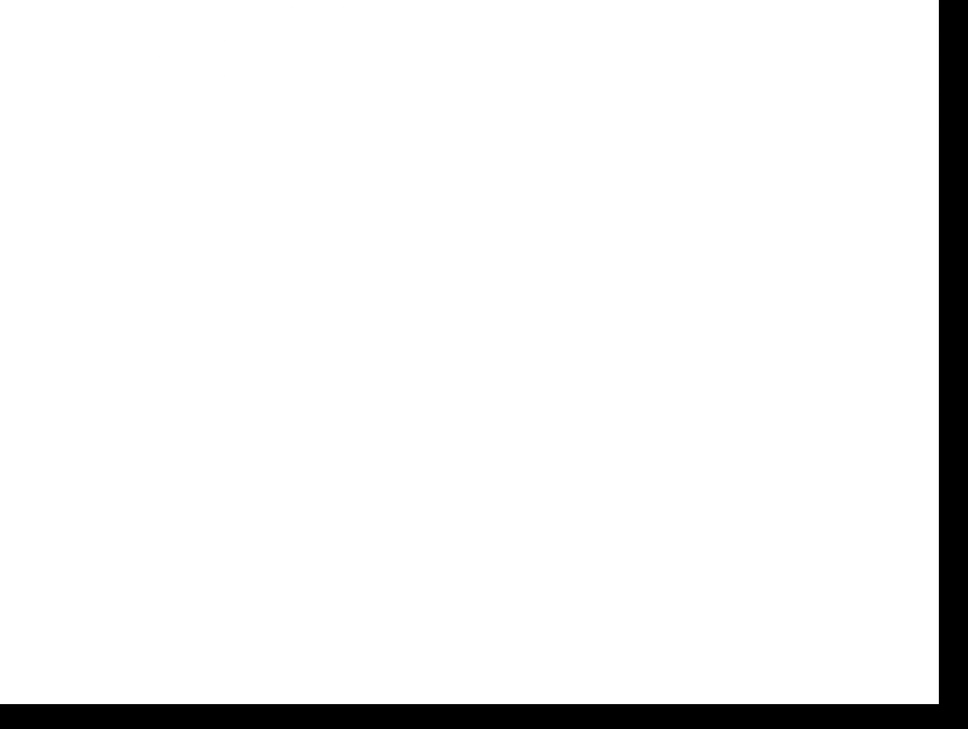
#> input picture opencv-练习/wq_text/mask-imgs/final_warp1_mask.jpg, 968 x 729 px, shrunk from 2060 x 1551 before the run, found by its file name
$ jupyter execute --allow-errors '图像拼接-mask融合-去掉黑边界.ipynb'
#> lines starting #> are read from the running program, lines starting #| are printed output that depends on the picture; after the words box and inside, x2 and y2 are one past the last pixel; in counts of white or black regions, pixels touching at a corner belong together
[cell 1]
import os, cv2
import numpy as np
import matplotlib.pyplot as plt
mask1_path = r"./mask-imgs/final_warp1_mask.jpg"
mask2_path = r"./mask-imgs/final_warp2_mask.jpg"


def plt_show(cv_im):
    img_rgb = cv2.cvtColor(cv_im, cv2.COLOR_BGR2RGB)
    # 使用 matplotlib 显示图像
    plt.imshow(img_rgb)
    plt.show()


mask1_im = cv2.imread(mask1_path)
#> mask1_im is the input picture: shape (729, 968, 3); min 0, max 255, mean 238.9
mask2_im = cv2.imread(mask2_path)
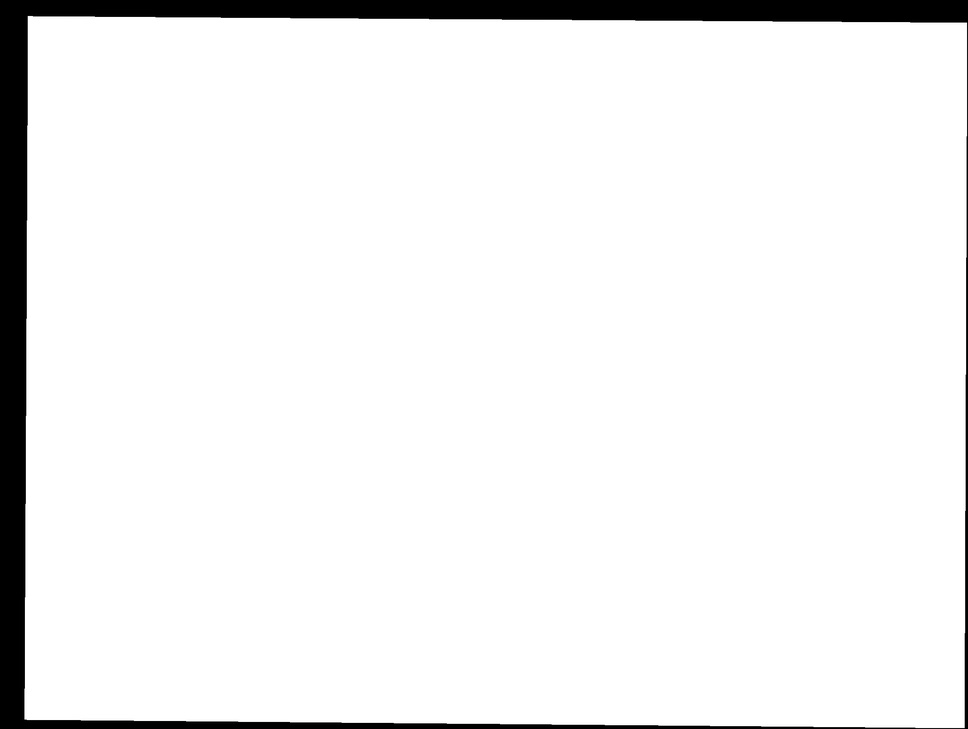
#> input picture opencv-练习/wq_text/mask-imgs/final_warp2_mask.jpg, 968 x 729 px, shrunk from 2060 x 1551 before the run, found by its file name
#> mask2_im is the input picture: shape (729, 968, 3); min 0, max 255, mean 239.2

[cell 2]
len(mask1_im.shape), mask1_im.ndim
#> Out = (3, 3)

[cell 3]
contours, _ = cv2.findContours(mask1_im[:,:,0], cv2.RETR_EXTERNAL, cv2.CHAIN_APPROX_SIMPLE)
#> contours = 11 contours, 9 with area under 20; largest, box (x1, y1, x2, y2) and area: (0, 0, 944, 707) 660364, (0, 706, 943, 711) 936
img_out = cv2.drawContours(mask1_im,contours,-1,(0,255,0),thickness=12)
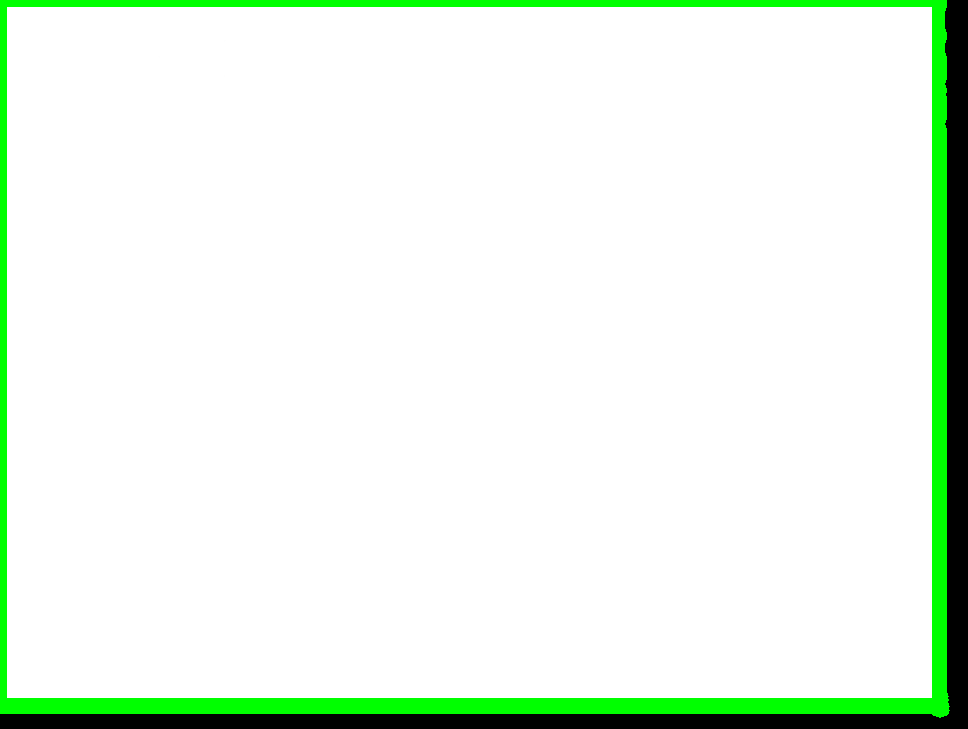
#> img_out: shape (729, 968, 3); mean B, G, R 231, 244.3, 231
plt_show(img_out)

[cell 4]
class COPPER:

    @staticmethod
    def get_contours(): # 暂时用不上
        contours, _ = cv2.findContours(mask2_im[:,:,0], cv2.RETR_EXTERNAL, cv2.CHAIN_APPROX_SIMPLE)
        img_out = cv2.drawContours(mask2_im,contours,-1,(0,255,0),thickness=12)
        plt_show(img_out)

    @staticmethod
    def order_points_clockwise(pts):
        rect = np.zeros((4, 2), dtype=np.uint16)
        s = pts.sum(axis=1)
        rect[0] = pts[np.argmin(s)]
        rect[2] = pts[np.argmax(s)]
        tmp = np.delete(pts, (np.argmin(s), np.argmax(s)), axis=0)
        diff = np.diff(np.array(tmp), axis=1)
        rect[1] = tmp[np.argmin(diff)]
        rect[3] = tmp[np.argmax(diff)]
        return rect

    @staticmethod
    def get_max_contours_coord(gray_im):
        if len(gray_im.shape)==3:
            contours, _ = cv2.findContours(gray_im[:,:,0], cv2.RETR_EXTERNAL, cv2.CHAIN_APPROX_SIMPLE)
#> contours = [[[7, 7], [7, 697], [931, 697], [931, 7]]]
        else:
            contours, _ = cv2.findContours(gray_im, cv2.RETR_EXTERNAL, cv2.CHAIN_APPROX_SIMPLE)
        contours, _ = cv2.findContours(gray_im[:,:,0], cv2.RETR_EXTERNAL, cv2.CHAIN_APPROX_SIMPLE)
        # 求出最大轮廓
        max_contour = max(contours, key=cv2.contourArea)
#> max_contour = [[7, 7], [7, 697], [931, 697], [931, 7]]
        # 计算最小内接矩形
        rect = cv2.minAreaRect(max_contour)
#> rect = ((469, 352), (690, 924), -90)
        # 获取最小外接矩形的四个顶点
        box = cv2.boxPoints(rect)
#> box = [[931, 697], [7, 697], [7, 7], [931, 7]]
        box = np.int0(box)
        # print(box)
        box = COPPER.order_points_clockwise(box)
#> in order_points_clockwise, `s = pts.sum(axis=1)`: s = [1628, 704, 14, 938]
#> in order_points_clockwise, `tmp = np.delete(pts, (np.argmin(s), np.argmax(s)), axis=0)`: tmp = [[7, 697], [931, 7]]
#> in order_points_clockwise, `diff = np.diff(np.array(tmp), axis=1)`: diff = [690, -924]
#> box = [[7, 7], [931, 7], [931, 697], [7, 697]]
        return box  # [左上，右上，右下，左下]

    @staticmethod
    def cut_im_by_iou(np_box1,np_box2):
        left = np.array([box1[[0,3]][0,:],box2[[0,3]][0,:]]).min()
        right = np.array([box1[[1,2]][0,:],box2[[1,2]][0,:]]).max()
        top = np.array([box1[[0,1]][:,1],box2[[0,1]][:,1]]).max()
        bottom = np.array([box1[[2,3]][:,1],box2[[2,3]][:,1]]).min()
        return left, right, top, bottom

    @staticmethod
    def do(mask1_im, mask2_im):
        box1 = COPPER.get_max_contours_coord(mask1_im)
#> box1 = [[7, 7], [931, 7], [931, 697], [7, 697]]
        box2 = COPPER.get_max_contours_coord(mask2_im)
#> in get_max_contours_coord (call 2), `contours, _ = cv2.findContours(gray_im[:,:,0], cv2.RETR_EXTERNAL, cv2...`: contours = 28 contours, 27 with area under 20; largest, box (x1, y1, x2, y2) and area: (21, 11, 968, 729) 667578
#> box2 = [[21, 10], [968, 12], [966, 728], [20, 726]]
        merge_mask = np.where(mask1_im+mask2_im==0, 0,255).astype(np.uint8)
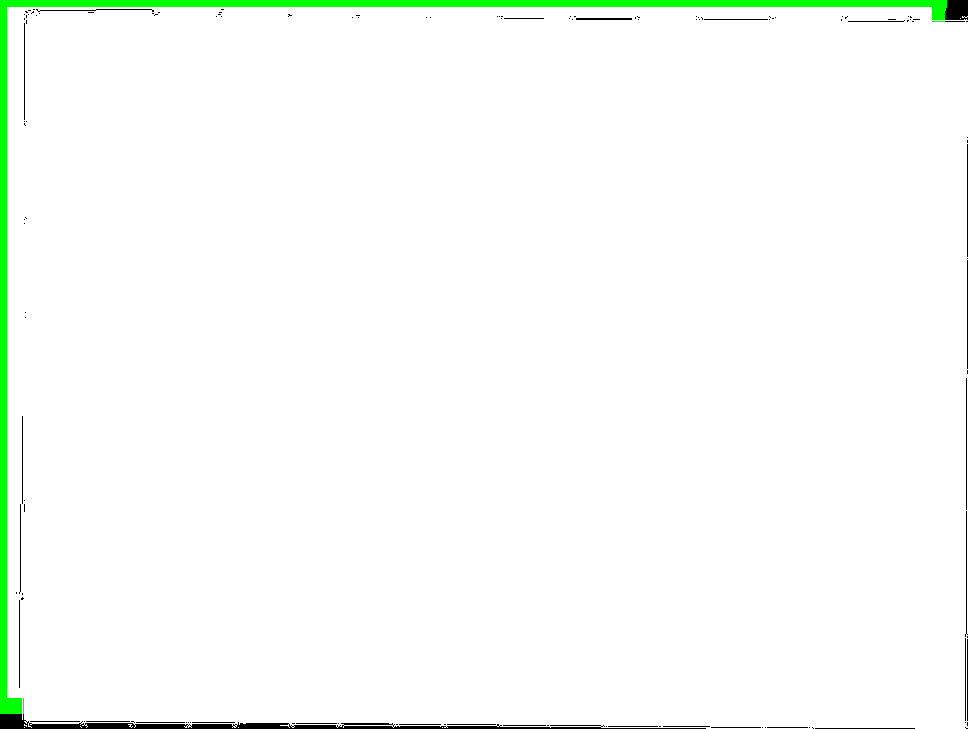
#> merge_mask: shape (729, 968, 3); mean B, G, R 248.7, 253, 248.7
        res = COPPER.cut_im_by_iou(box1, box2)
        cv2.rectangle(merge_mask, (res[0],res[2]), (res[1],res[3]), color=(255,0,0),thickness=6)
        return merge_mask
#> (the rest of this cell did not finish here and is left out)
